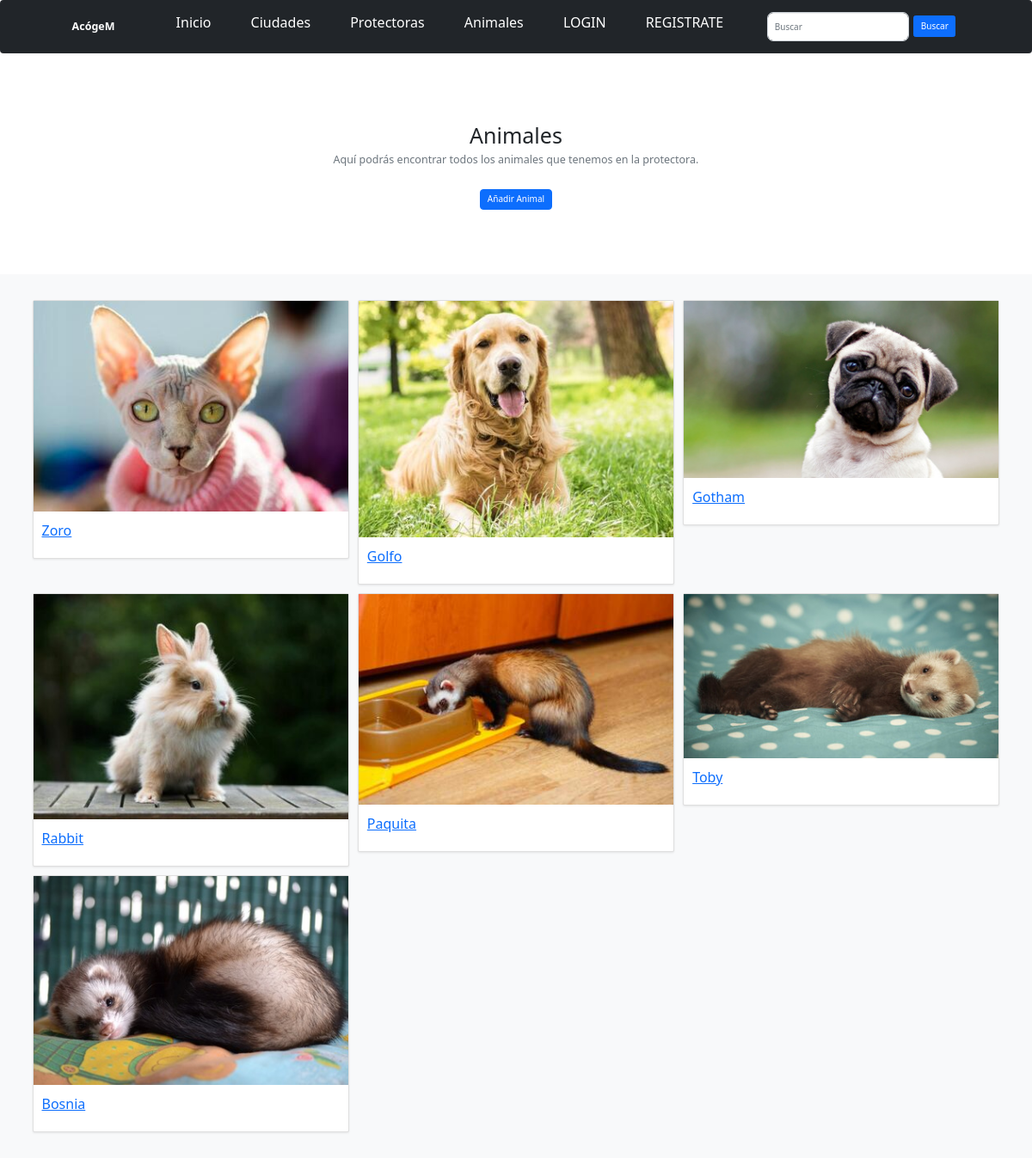
/animales/, run on the app's committed database.
### AcogeM_app/models.py (models this page shows, shortened)
class Animal(models.Model):
	protectora = models.ForeignKey('Protectora', on_delete=models.CASCADE)
	nom = models.CharField('Nombre', max_length=50)
	descrip = models.TextField('Descripción')
	foto = models.ImageField('Imagen', blank=True, null=True, upload_to='img')
	TIPO_ANIMALES = [
	 	("p", "Perro"),
	 	("g", "Gato"),
	 	("h", "Huron"),
		("c", "Conejo"),
	]
	tipo = models.CharField('Tipo', max_length=1, choices=TIPO_ANIMALES, blank=True, default="p")
	edad = models.IntegerField('Edad', default=0, null=True)
	adoptado = models.BooleanField(default=False)
	class Meta:
		verbose_name_plural = "Animales"

### AcogeM_app/views.py (the view)
# urls.py: path('animales/', AnimalListView.as_view(), name='animal-list'),
class AnimalListView(ListView):
  	model = Animal

### AcogeM_app/templates/AcogeM_app/animal_list.html (shortened to what this page needs)
{% extends "base.html" %}
{% block content %}
<main >
  <section class="py-5 text-center container">
    <div class="row py-lg-5">
      <div class="col-lg-6 col-md-8 mx-auto">
        <h1 class="fw-light">Animales</h1>
        <p class="lead text-muted">Aquí podrás encontrar todos los animales que tenemos en la protectora.</p>
        <p>
          <a style="border-radius: 4px;" href="{% url 'animal-add' %}" class="btn btn-primary my-2">Añadir Animal</a>
        </p>
      </div>
    </div>
  </section>
  <div class="album py-5 bg-light">
    <div class="container">
      <div class="row row-cols-1 row-cols-sm-2 row-cols-md-3 g-3">
        {% for animal in object_list %}
        <div class="col">
          <div class="card shadow-sm">
            <img src="/media/{{ animal.foto }}">
            <div class="card-body">
              <p class="card-text"><a href="{% url 'animal-detail' animal.pk %}">{{ animal.nom }}</a></p>
            </div>
          </div>
        </div>
        {% endfor %}
      </div>
    </div>
  </div>
</main>
{% endblock %}

### AcogeM_app/templates/base.html (style rules this page uses)
a { font-size: medium; }

### data on the page
Animal: foto (picture), nom "Zoro"
Animal: foto (picture), nom "Golfo"
Animal: foto (picture), nom "Gotham"
Animal: foto (picture), nom "Rabbit"
Animal: foto (picture), nom "Paquita"
Animal: foto (picture), nom "Toby"
Animal: foto (picture), nom "Bosnia"
